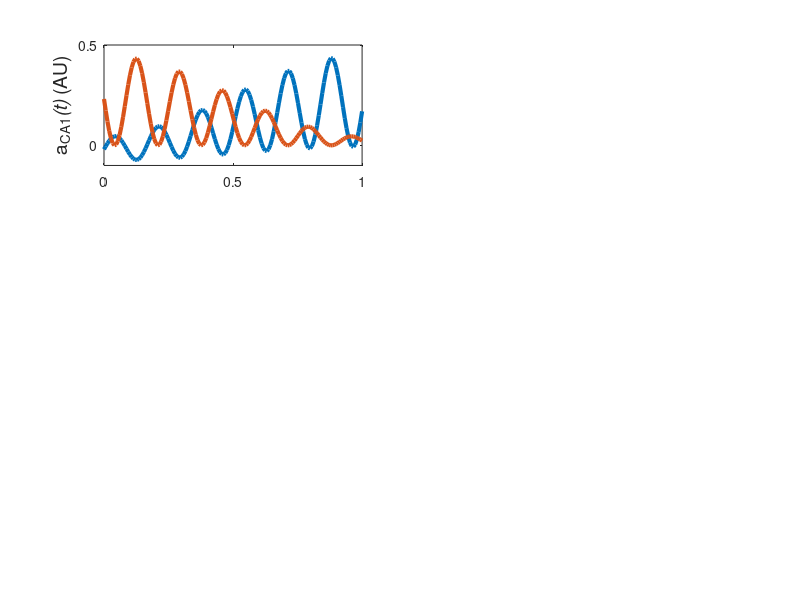

Write MATLAB code to recreate this figure. (Note: this script raises an error after producing the figure.)
function [] = hasselmo9402_working_manip()
% hasselmo_2002 theta model

%% runtime parameters
p.nTrls = 1;
p.nTSteps = 25;
p.nCA1cells = 2;
p.nCA3cells = 3;
p.nECcells = 2;

p.dt = 0.005; % Default = 5 ms
p.thF = 8; % Default = 8 Hz
p.nCycles = 6; % How many cycles would we like per trial. Default = 6? 
p.stepsPerCycle = ceil(((1/p.thF)/p.dt));
p.phaseStep = (2*pi)/p.stepsPerCycle; % number of radians to increment theta phase by for each time steps
p.k = .5; % Max synaptic growth. Default = .5
p.lrate = 0.01; % learning rate, per Ehren's experiment
p.thetaScale = 1; % X from Hasselmo et al. 2002, p 799
% [0 to 1] smaller means theta has less effect on functional strength
% paper is vague about whether different values are used for the different
% layers (CA3 vs EC), for now we'll assume that it is a single fixed
% parameter. Default = 1?
p.time = linspace(0,1,p.nCycles*p.stepsPerCycle);


%% 
slopes = [.25, 1, 5];

CAones = nan(2,p.nCycles*p.stepsPerCycle,length(slopes));
achs = nan(1,p.nCycles*p.stepsPerCycle,length(slopes));
for i = 1:length(slopes)
    p.slope = slopes(i);
    [a1, pha] = switchSlope(p);
    CAones(:,:,i) = a1.CA1;
    achs(:,:,i) = pha.AChLvls;
    
end

figure; 
cnt = 1;
for ii = 1:2:length(slopes)*2
subplot(3,2,ii);
plot(p.time, CAones(:,:,cnt)', 'LineWidth',3);
ylabel('a_{CA1}\it(t) \rm(AU)','FontSize',14);
if cnt == 3, xlabel('Time (s)','FontSize',14); end
yticks([-.2 0 .5]); xticks([0 .5 1]);
ax = gca; ax.FontSize = 12;

subplot(3,2,ii+1);
plot(p.time, achs(:,:,cnt), 'LineWidth',3);
ylabel('\bf\psi\rm\it(t) \rm(AU)','FontSize',14);
text(.85,.25,['\gamma = ' num2str(slopes(cnt))], 'FontSize',12)
if cnt == 3, xlabel('Time (s)','FontSize',14); end
yticks([0 1]); xticks([0 .5 1]);
ax = gca; ax.FontSize = 12;

cnt = cnt + 1;
end



% subplot(3,2,3);
% plot(p.time, CAones(:,:,1)');
% 
% subplot(3,2,4);
% plot(p.time, achs(:,:,1));
% 
% subplot(3,2,5);
% plot(p.time, CAones(:,:,1)');
% 
% subplot(3,2,6);
% plot(p.time, achs(:,:,1));


end


function [a,pha] = switchSlope(p)

%todo: 
% add plots for ca3 and ec activity - done
% add ach to the model - done
% make a struct to hold data? - done

% can we get EC and CA3 activity separated?
% Learning? - simple vector forgeting? TMaze? 
% OLM switch? 
% show that hasselmo is wrong
% add the anon funct to other areas

dbstop if error;



% allocate arrays
a.CA1 = nan(p.nCA1cells,p.nTSteps);
a.CA3 = nan(p.nCA3cells,p.nTrls); 
a.EC  = nan(p.nECcells, p.nTrls);
w.CA3 = eye(p.nCA1cells, p.nCA3cells);
w.EC  = eye(p.nCA1cells, p.nECcells); % identity matrix p.801
tempXprod = nan(p.nCA1cells,p.nCA3cells,p.stepsPerCycle);


plts = 0;
%% Task 
stage = 1;

% for each trial, run the theta model 
for trl = 1:p.nTrls
  % initialize first timestep
  % NOTE: THESE NEED TO BE SET FOR EACH PHASE OF THE TASK, TRL
  a.CA3(:,1) = [1; 1; 0]; % rand(p.nCA3cells,1) > .5;
  a.EC(:,1)  = [1; 0]; % rand(p.nECcells, 1) > .5;
  
  % run the model
  [a, tempXprod, pha, theta, syn] = runTheta(a,w,tempXprod,p,stage);
  
  % compute weight updates after each theta cycle
  dw.CA3(:,:) = sum(tempXprod,3);
  
  fprintf('\nTrial %i\n',trl);
  if any(isnan(dw.CA3)), keyboard, end % Just in case something goes wrong...
  %w.CA3, dw.CA3
  w.CA3 = w.CA3 + p.lrate .* dw.CA3; %   w.CA3 = w.CA3 + dw.CA3;
  w.CA3 = min(w.CA3, p.k);
  %w.CA3
  
  %if trl == p.nTrls, plotStateVariables(theta,a,pha, trl); end
  
end




fprintf('Test initial learning\n');
a.CA3(:,1) = [0; 1; 0]; % rand(p.nCA3cells,1) > .5;
[a, tempXprod, pha, theta, syn] = runTheta(a,w,tempXprod,p,stage);
trl = 0;

if plts
    plotStateVariables(theta,a,pha, trl,p.time); 
    plotRegionAct(syn.EC3(1,:), syn.CA3(2,:),p.time);
end


if 0 % crosses may be indicative of the results found in colgin et al 2009
   figure; 
   subplot(2,1,1);
   hold on;
   plot(p.time,syn.EC3(1,:))
   plot(p.time,syn.CA3(2,:))
   
   subplot(2,1,2);
   plot(p.time,theta.LTP)
   
end

%keyboard;
end 


function [a,tempXprod, pha, theta, syn] = runTheta(a,w,tempXprod,p,stage)
  
  % allocate phase and theta params
  pha.EC = nan(p.nTSteps,1);   theta.EC = nan(p.nTSteps,1);
  pha.CA3 = nan(p.nTSteps,1);  theta.CA3 = nan(p.nTSteps,1);
  pha.LTP = nan(p.nTSteps,1);  theta.LTP = nan(p.nTSteps,1);
  
  pha.EC(1)  = 0;    theta.EC(1)  = (p.thetaScale/2) * sin(pha.EC(1))  + (1-(p.thetaScale/2));
  pha.CA3(1) = pi;   theta.CA3(1) = (p.thetaScale/2) * sin(pha.CA3(1)) + (1-(p.thetaScale/2));
  pha.LTP(1) = 0;    theta.LTP(1) = sin(pha.LTP(1));
  
  % initialize ACh activity
  AchPut = linspace(-10,10,p.nCycles*p.stepsPerCycle);
  pha.AChLvls = sigmoid(AchPut,p.slope);
  % .64 C_theta (equ 5) Cr = .8 Cl = ? 
  Cr = 1; Cl = .5; % These need to be updated to control for individual dynamics in CA3 vs EC 
  updateEC3 = @(ACh,Cl,theta,w,a) (ACh*Cl) * ((theta.*w) * a);
  updateCA3 = @(ACh,Cr,theta,w,a) (1 - ACh*Cr) * ((theta.*w) * a);
  
  syn.EC3(:,1) = updateEC3(pha.AChLvls(1),Cl,theta.EC(1),w.EC,a.EC(:,stage));
  syn.CA3(:,1) = updateCA3(pha.AChLvls(1),Cr,theta.CA3(1),w.CA3,a.CA3(:,stage));

  % initialize CA1 activity
  a.CA1(:,1) = syn.EC3(:,1) + syn.CA3(:,1); % eq 2.4 p.799

  tempXprod(:,:,1) = (theta.LTP(1) .* a.CA1(:,1)) * a.CA3(:,stage)';
  % run one theta cycle
  for t = 2:p.nCycles*p.stepsPerCycle
    
    % phasic input
    pha.EC(t)  = pha.EC(t-1)  + p.phaseStep;  theta.EC(t)  = (p.thetaScale/2) * sin(pha.EC(t))  + (1-(p.thetaScale/2));  % eq 2.2 p.799
    pha.CA3(t) = pha.CA3(t-1) + p.phaseStep;  theta.CA3(t) = (p.thetaScale/2) * sin(pha.CA3(t)) + (1-(p.thetaScale/2));  % eq 2.3 p.799
    pha.LTP(t) = pha.LTP(t-1) + p.phaseStep;  theta.LTP(t) = sin(pha.LTP(t));                                            % eq 2.5 p.799
    
    % after the new updating function was written
    syn.EC3(:,t) = (pha.AChLvls(t)*Cl) * ((theta.EC(t) .* w.EC) * a.EC(:,stage));
    syn.CA3(:,t) = (1 - pha.AChLvls(t)*Cr) * ((theta.CA3(t) .* w.CA3) * a.CA3(:,stage));
    
    a.CA1(:,t) = syn.EC3(:,t) + syn.CA3(:,t); % eq 2.4 p.799

    tempXprod(:,:,t) = (theta.LTP(t) .* a.CA1(:,t)) * a.CA3(:,stage)';
    
  end
  
  modEC = reshape(syn.EC3,2,[])';
  modCA3 = reshape(syn.CA3,2,[])';
  
  if 0
    keyboard;
    
    figure; hold on;
    time = linspace(0, 1000, size(reshape(syn.EC3,2,[])',1));
    plot(time,modEC);
    plot(time,modCA3);
    xlim([0,max(time)]);
    
    figure;
    plot(time, modEC+modCA3)
    
  end
  
end

function plotStateVariables_old(theta,a,pha,trl)
    figure;
    subplot(4,1,1);
    hold off; plot(theta.EC)
    hold on; plot(theta.CA3)
    ylabel('theta.CA3');
    legend('EC','CA3'); ylim([0 1]);
    %title(['End of training']);
    title(['trl ', num2str(trl)])
    
    subplot(4,1,2);
    plot(a.CA1');
    ylabel('act CA1');
    
    subplot(4,1,3);
    plot(theta.LTP)
    ylabel('theta LTP');
    
    subplot(4,1,4);
    plot(pha.AChLvls)
    ylabel('Ach');
end

function plotStateVariables(theta,a,pha,trl,t)
    figure;
    subplot(3,1,1); 
    plot(t,a.CA1','LineWidth',3);
    title('ACh-Theta Model Output','FontSize',16);
    ylabel('a_{CA1}\it(t) \rm(AU)','FontSize',14);
    yticks([-.2 0 .5]); xticks([0 .5 1]);
    ax = gca; ax.FontSize = 12;
    
    
    subplot(3,1,2);
    plot(t,pha.AChLvls,'LineWidth',3)
    ylabel('\bf\psi\rm\it(t) \rm(AU)','FontSize',14); 
    xlabel('Time (s)','FontSize',14);
    yticks([0 1]); xticks([0 .5 1]);
    ax = gca; ax.FontSize = 12;
    
    subplot(3,1,3);
    plot(t,theta.LTP,'LineWidth',3)
    ylabel('\theta_{LTP} \rm(AU)','FontSize',14);
    yticks([-1 0 1]); xticks([0 .5 1]);
    ax = gca; ax.FontSize = 12;
    
end

function plotRegionAct(EC, CA3, t)

figure; 
subplot(1,2,1);
plot(t,EC, 'r','LineWidth',3)
title('EC Activity', 'FontSize',16)
xlabel('Time (s)','FontSize',14); ylabel('Activity (AU)', 'FontSize',14);
yticks([0 .5]); xticks([0 .5 1]);
ax = gca; ax.FontSize = 12; 



subplot(1,2,2);
plot(t,CA3, 'b','LineWidth',3)
title('CA3 Activity', 'FontSize',16)
xlabel('Time (s)','FontSize',14); ylabel('Activity (AU)', 'FontSize',14);
yticks([0 .5]); xticks([0 .5 1]);
ax = gca; ax.FontSize = 12; 

end

function y = sigmoid(x,slope)
% slope > 1 steep, slope < 1 shallow
y = 1.0 ./ (1 + exp(slope*-x));
end
%%
